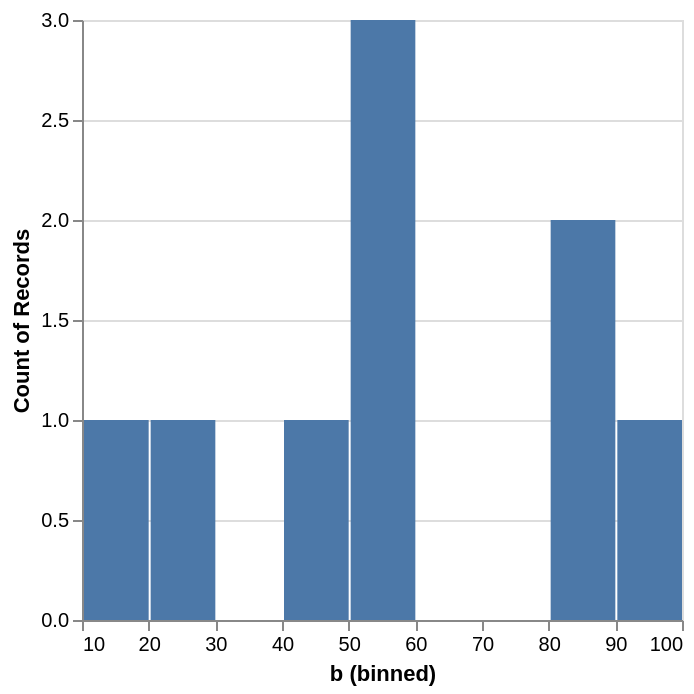

Write a Vega-Lite specification for this figure.
### Vega-Lite specification from a JSON file in a GitHub repository (floating-point values rounded to 4 significant figures)
{"data": {"values": [{"a": "A", "b": 28, "c": 5, "g": "x"}, {"a": "B", "b": 55, "c": 9, "g": "y"}, {"a": "C", "b": 43, "c": 2, "g": "x"}, {"a": "D", "b": 91, "c": 7, "g": "y"}, {"a": "E", "b": 81, "c": 4, "g": "x"}, {"a": "F", "b": 53, "c": 6, "g": "y"}, {"a": "G", "b": 19, "c": 8, "g": "x"}, {"a": "H", "b": 87, "c": 1, "g": "y"}, {"a": "I", "b": 52, "c": 3, "g": "x"}]}, "mark": "bar", "encoding": {"x": {"field": "b", "type": "quantitative", "bin": true}, "y": {"aggregate": "count"}}}
